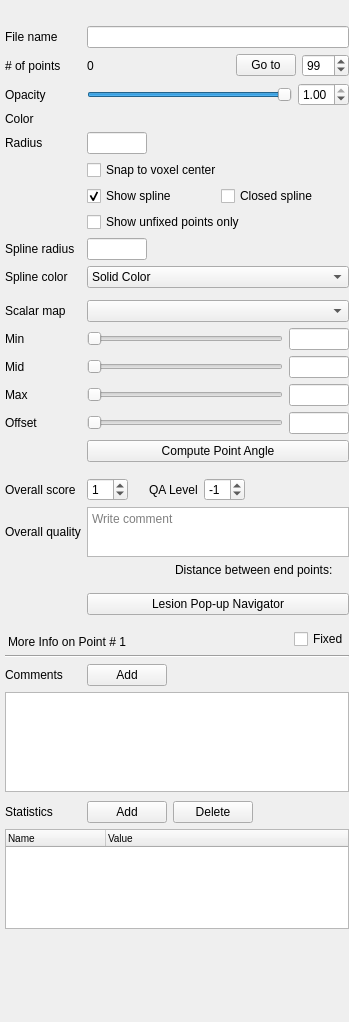
<?xml version="1.0" encoding="UTF-8"?>
<ui version="4.0">
 <class>PanelPointSet</class>
 <widget class="QScrollArea" name="PanelPointSet">
  <property name="geometry">
   <rect>
    <x>0</x>
    <y>0</y>
    <width>349</width>
    <height>1022</height>
   </rect>
  </property>
  <property name="windowTitle">
   <string>ScrollArea</string>
  </property>
  <property name="frameShape">
   <enum>QFrame::NoFrame</enum>
  </property>
  <property name="widgetResizable">
   <bool>true</bool>
  </property>
  <widget class="QWidget" name="scrollAreaWidgetContents">
   <property name="geometry">
    <rect>
     <x>0</x>
     <y>0</y>
     <width>349</width>
     <height>1022</height>
    </rect>
   </property>
   <layout class="QVBoxLayout" name="verticalLayout">
    <property name="leftMargin">
     <number>5</number>
    </property>
    <property name="topMargin">
     <number>0</number>
    </property>
    <property name="rightMargin">
     <number>0</number>
    </property>
    <property name="bottomMargin">
     <number>0</number>
    </property>
    <item>
     <layout class="QVBoxLayout" name="verticalLayoutToolbar">
      <property name="spacing">
       <number>0</number>
      </property>
      <property name="topMargin">
       <number>0</number>
      </property>
      <property name="rightMargin">
       <number>0</number>
      </property>
      <item>
       <widget class="QToolBar" name="toolbar">
        <property name="iconSize">
         <size>
          <width>24</width>
          <height>24</height>
         </size>
        </property>
        <property name="floatable">
         <bool>false</bool>
        </property>
       </widget>
      </item>
     </layout>
    </item>
    <item>
     <layout class="QGridLayout" name="gridLayout" columnstretch="0,0">
      <property name="topMargin">
       <number>3</number>
      </property>
      <property name="verticalSpacing">
       <number>6</number>
      </property>
      <item row="3" column="1">
       <layout class="QHBoxLayout" name="horizontalLayout_3">
        <item>
         <widget class="QtColorPicker" name="colorpickerPointColor" native="true"/>
        </item>
        <item>
         <spacer name="horizontalSpacer_3">
          <property name="orientation">
           <enum>Qt::Horizontal</enum>
          </property>
          <property name="sizeHint" stdset="0">
           <size>
            <width>0</width>
            <height>0</height>
           </size>
          </property>
         </spacer>
        </item>
       </layout>
      </item>
      <item row="13" column="1">
       <layout class="QHBoxLayout" name="horizontalLayout_7">
        <item>
         <widget class="QSlider" name="sliderMid">
          <property name="maximum">
           <number>100</number>
          </property>
          <property name="orientation">
           <enum>Qt::Horizontal</enum>
          </property>
         </widget>
        </item>
        <item>
         <widget class="QLineEdit" name="lineEditMid">
          <property name="sizePolicy">
           <sizepolicy hsizetype="Fixed" vsizetype="Fixed">
            <horstretch>0</horstretch>
            <verstretch>0</verstretch>
           </sizepolicy>
          </property>
          <property name="maximumSize">
           <size>
            <width>60</width>
            <height>16777215</height>
           </size>
          </property>
         </widget>
        </item>
       </layout>
      </item>
      <item row="15" column="0">
       <widget class="QLabel" name="labelOffset">
        <property name="text">
         <string>Offset</string>
        </property>
       </widget>
      </item>
      <item row="14" column="1">
       <layout class="QHBoxLayout" name="horizontalLayout_11">
        <item>
         <widget class="QSlider" name="sliderMax">
          <property name="maximum">
           <number>100</number>
          </property>
          <property name="orientation">
           <enum>Qt::Horizontal</enum>
          </property>
         </widget>
        </item>
        <item>
         <widget class="QLineEdit" name="lineEditMax">
          <property name="sizePolicy">
           <sizepolicy hsizetype="Fixed" vsizetype="Fixed">
            <horstretch>0</horstretch>
            <verstretch>0</verstretch>
           </sizepolicy>
          </property>
          <property name="maximumSize">
           <size>
            <width>60</width>
            <height>16777215</height>
           </size>
          </property>
         </widget>
        </item>
       </layout>
      </item>
      <item row="1" column="0">
       <widget class="QLabel" name="labelNumberOfPoints">
        <property name="text">
         <string># of points</string>
        </property>
       </widget>
      </item>
      <item row="10" column="1">
       <layout class="QHBoxLayout" name="horizontalLayout_4">
        <item>
         <widget class="QtColorPicker" name="colorpickerSplineColor" native="true"/>
        </item>
        <item>
         <spacer name="horizontalSpacer_4">
          <property name="orientation">
           <enum>Qt::Horizontal</enum>
          </property>
          <property name="sizeHint" stdset="0">
           <size>
            <width>1</width>
            <height>0</height>
           </size>
          </property>
         </spacer>
        </item>
       </layout>
      </item>
      <item row="2" column="1">
       <layout class="QHBoxLayout" name="horizontalLayout_2">
        <item>
         <widget class="QSlider" name="sliderOpacity">
          <property name="maximum">
           <number>100</number>
          </property>
          <property name="value">
           <number>100</number>
          </property>
          <property name="orientation">
           <enum>Qt::Horizontal</enum>
          </property>
         </widget>
        </item>
        <item>
         <widget class="QDoubleSpinBox" name="doubleSpinBoxOpacity">
          <property name="maximum">
           <double>1.000000000000000</double>
          </property>
          <property name="singleStep">
           <double>0.100000000000000</double>
          </property>
          <property name="value">
           <double>1.000000000000000</double>
          </property>
         </widget>
        </item>
       </layout>
      </item>
      <item row="29" column="1">
       <layout class="QHBoxLayout" name="horizontalLayout_10">
        <item>
         <widget class="QPushButton" name="pushButtonStatAdd">
          <property name="text">
           <string>Add</string>
          </property>
         </widget>
        </item>
        <item>
         <widget class="QPushButton" name="pushButtonStatDelete">
          <property name="text">
           <string>Delete</string>
          </property>
         </widget>
        </item>
        <item>
         <spacer name="horizontalSpacer_7">
          <property name="orientation">
           <enum>Qt::Horizontal</enum>
          </property>
          <property name="sizeHint" stdset="0">
           <size>
            <width>40</width>
            <height>20</height>
           </size>
          </property>
         </spacer>
        </item>
       </layout>
      </item>
      <item row="11" column="0">
       <widget class="QLabel" name="labelScalarMap">
        <property name="text">
         <string>Scalar map</string>
        </property>
       </widget>
      </item>
      <item row="27" column="0" colspan="2">
       <widget class="QScrollArea" name="scrollAreaComments">
        <property name="minimumSize">
         <size>
          <width>0</width>
          <height>100</height>
         </size>
        </property>
        <property name="widgetResizable">
         <bool>true</bool>
        </property>
        <widget class="QWidget" name="commentsContentWidget">
         <property name="geometry">
          <rect>
           <x>0</x>
           <y>0</y>
           <width>332</width>
           <height>98</height>
          </rect>
         </property>
         <property name="styleSheet">
          <string notr="true">#commentsContentWidget {background:white;}</string>
         </property>
         <layout class="QVBoxLayout" name="layoutComments">
          <property name="spacing">
           <number>0</number>
          </property>
          <property name="leftMargin">
           <number>0</number>
          </property>
          <property name="topMargin">
           <number>2</number>
          </property>
          <property name="rightMargin">
           <number>0</number>
          </property>
          <property name="bottomMargin">
           <number>3</number>
          </property>
         </layout>
        </widget>
       </widget>
      </item>
      <item row="0" column="1">
       <widget class="QLineEdit" name="lineEditFileName"/>
      </item>
      <item row="29" column="0">
       <widget class="QLabel" name="label_5">
        <property name="text">
         <string>Statistics</string>
        </property>
        <property name="alignment">
         <set>Qt::AlignLeading|Qt::AlignLeft|Qt::AlignVCenter</set>
        </property>
       </widget>
      </item>
      <item row="19" column="1">
       <layout class="QHBoxLayout" name="horizontalLayout_18">
        <item>
         <widget class="QSpinBox" name="spinBoxOverallScore">
          <property name="wrapping">
           <bool>true</bool>
          </property>
          <property name="minimum">
           <number>1</number>
          </property>
          <property name="maximum">
           <number>10</number>
          </property>
          <property name="value">
           <number>1</number>
          </property>
         </widget>
        </item>
        <item>
         <spacer name="horizontalSpacer_10">
          <property name="orientation">
           <enum>Qt::Horizontal</enum>
          </property>
          <property name="sizeType">
           <enum>QSizePolicy::Fixed</enum>
          </property>
          <property name="sizeHint" stdset="0">
           <size>
            <width>15</width>
            <height>2</height>
           </size>
          </property>
         </spacer>
        </item>
        <item>
         <widget class="QLabel" name="label_3">
          <property name="text">
           <string>QA Level</string>
          </property>
         </widget>
        </item>
        <item>
         <widget class="QSpinBox" name="spinBoxSecondQA">
          <property name="wrapping">
           <bool>true</bool>
          </property>
          <property name="minimum">
           <number>-1</number>
          </property>
          <property name="maximum">
           <number>10</number>
          </property>
          <property name="value">
           <number>-1</number>
          </property>
         </widget>
        </item>
        <item>
         <spacer name="horizontalSpacer_9">
          <property name="orientation">
           <enum>Qt::Horizontal</enum>
          </property>
          <property name="sizeHint" stdset="0">
           <size>
            <width>0</width>
            <height>0</height>
           </size>
          </property>
         </spacer>
        </item>
       </layout>
      </item>
      <item row="15" column="1">
       <layout class="QHBoxLayout" name="horizontalLayout_14">
        <item>
         <widget class="QSlider" name="sliderOffset">
          <property name="maximum">
           <number>100</number>
          </property>
          <property name="orientation">
           <enum>Qt::Horizontal</enum>
          </property>
         </widget>
        </item>
        <item>
         <widget class="QLineEdit" name="lineEditOffset">
          <property name="sizePolicy">
           <sizepolicy hsizetype="Fixed" vsizetype="Fixed">
            <horstretch>0</horstretch>
            <verstretch>0</verstretch>
           </sizepolicy>
          </property>
          <property name="maximumSize">
           <size>
            <width>60</width>
            <height>16777215</height>
           </size>
          </property>
         </widget>
        </item>
       </layout>
      </item>
      <item row="7" column="1">
       <widget class="QCheckBox" name="checkBoxShowUnfixedOnly">
        <property name="text">
         <string>Show unfixed points only</string>
        </property>
        <property name="checked">
         <bool>false</bool>
        </property>
       </widget>
      </item>
      <item row="26" column="1">
       <layout class="QHBoxLayout" name="horizontalLayout_8">
        <item>
         <widget class="QPushButton" name="pushButtonCommentAdd">
          <property name="text">
           <string>Add</string>
          </property>
         </widget>
        </item>
        <item>
         <spacer name="horizontalSpacer_6">
          <property name="orientation">
           <enum>Qt::Horizontal</enum>
          </property>
          <property name="sizeHint" stdset="0">
           <size>
            <width>40</width>
            <height>20</height>
           </size>
          </property>
         </spacer>
        </item>
       </layout>
      </item>
      <item row="9" column="0">
       <widget class="QLabel" name="labelSplineColor">
        <property name="text">
         <string>Spline color</string>
        </property>
       </widget>
      </item>
      <item row="26" column="0">
       <widget class="QLabel" name="label_2">
        <property name="text">
         <string>Comments</string>
        </property>
        <property name="alignment">
         <set>Qt::AlignLeading|Qt::AlignLeft|Qt::AlignVCenter</set>
        </property>
       </widget>
      </item>
      <item row="12" column="1">
       <layout class="QHBoxLayout" name="horizontalLayout_9">
        <item>
         <widget class="QSlider" name="sliderMin">
          <property name="maximum">
           <number>100</number>
          </property>
          <property name="orientation">
           <enum>Qt::Horizontal</enum>
          </property>
         </widget>
        </item>
        <item>
         <widget class="QLineEdit" name="lineEditMin">
          <property name="sizePolicy">
           <sizepolicy hsizetype="Fixed" vsizetype="Fixed">
            <horstretch>0</horstretch>
            <verstretch>0</verstretch>
           </sizepolicy>
          </property>
          <property name="maximumSize">
           <size>
            <width>60</width>
            <height>16777215</height>
           </size>
          </property>
         </widget>
        </item>
       </layout>
      </item>
      <item row="6" column="1">
       <layout class="QHBoxLayout" name="horizontalLayout_6">
        <property name="topMargin">
         <number>0</number>
        </property>
        <item>
         <widget class="QCheckBox" name="checkBoxShowSpline">
          <property name="text">
           <string>Show spline</string>
          </property>
          <property name="checked">
           <bool>true</bool>
          </property>
         </widget>
        </item>
        <item>
         <widget class="QCheckBox" name="checkBoxClosedSpline">
          <property name="text">
           <string>Closed spline</string>
          </property>
          <property name="checkable">
           <bool>true</bool>
          </property>
          <property name="checked">
           <bool>false</bool>
          </property>
         </widget>
        </item>
       </layout>
      </item>
      <item row="0" column="0">
       <widget class="QLabel" name="labelFileName">
        <property name="text">
         <string>File name</string>
        </property>
       </widget>
      </item>
      <item row="28" column="0">
       <spacer name="verticalSpacer_3">
        <property name="orientation">
         <enum>Qt::Vertical</enum>
        </property>
        <property name="sizeType">
         <enum>QSizePolicy::Fixed</enum>
        </property>
        <property name="sizeHint" stdset="0">
         <size>
          <width>2</width>
          <height>3</height>
         </size>
        </property>
       </spacer>
      </item>
      <item row="14" column="0">
       <widget class="QLabel" name="labelMax">
        <property name="text">
         <string>Max</string>
        </property>
       </widget>
      </item>
      <item row="22" column="1">
       <widget class="QPushButton" name="pushButtonLesionPopup">
        <property name="text">
         <string>Lesion Pop-up Navigator</string>
        </property>
       </widget>
      </item>
      <item row="20" column="1">
       <widget class="QPlainTextEdit" name="textEditOverallQuality">
        <property name="maximumSize">
         <size>
          <width>16777215</width>
          <height>50</height>
         </size>
        </property>
        <property name="placeholderText">
         <string>Write comment</string>
        </property>
       </widget>
      </item>
      <item row="2" column="0">
       <widget class="QLabel" name="labelOpacity">
        <property name="text">
         <string>Opacity</string>
        </property>
       </widget>
      </item>
      <item row="4" column="0">
       <widget class="QLabel" name="labelRadius">
        <property name="text">
         <string>Radius</string>
        </property>
       </widget>
      </item>
      <item row="31" column="0">
       <spacer name="verticalSpacer_2">
        <property name="orientation">
         <enum>Qt::Vertical</enum>
        </property>
        <property name="sizeType">
         <enum>QSizePolicy::Fixed</enum>
        </property>
        <property name="sizeHint" stdset="0">
         <size>
          <width>20</width>
          <height>7</height>
         </size>
        </property>
       </spacer>
      </item>
      <item row="21" column="0" colspan="2">
       <layout class="QHBoxLayout" name="horizontalLayout_13">
        <property name="rightMargin">
         <number>3</number>
        </property>
        <property name="bottomMargin">
         <number>10</number>
        </property>
        <item>
         <spacer name="horizontalSpacer_8">
          <property name="orientation">
           <enum>Qt::Horizontal</enum>
          </property>
          <property name="sizeHint" stdset="0">
           <size>
            <width>0</width>
            <height>0</height>
           </size>
          </property>
         </spacer>
        </item>
        <item>
         <widget class="QLabel" name="label">
          <property name="text">
           <string>Distance between end points:</string>
          </property>
         </widget>
        </item>
        <item>
         <widget class="QLabel" name="labelEndPointDistance">
          <property name="text">
           <string/>
          </property>
          <property name="textInteractionFlags">
           <set>Qt::LinksAccessibleByMouse|Qt::TextSelectableByMouse</set>
          </property>
         </widget>
        </item>
       </layout>
      </item>
      <item row="23" column="0" colspan="2">
       <layout class="QHBoxLayout" name="horizontalLayout_12">
        <property name="topMargin">
         <number>8</number>
        </property>
        <item>
         <widget class="QLabel" name="labelMoreInfo">
          <property name="styleSheet">
           <string notr="true">padding-top: 5px;</string>
          </property>
          <property name="text">
           <string>More Info on Point # 1</string>
          </property>
          <property name="alignment">
           <set>Qt::AlignLeading|Qt::AlignLeft|Qt::AlignVCenter</set>
          </property>
         </widget>
        </item>
        <item>
         <spacer name="horizontalSpacer_11">
          <property name="orientation">
           <enum>Qt::Horizontal</enum>
          </property>
          <property name="sizeHint" stdset="0">
           <size>
            <width>40</width>
            <height>20</height>
           </size>
          </property>
         </spacer>
        </item>
        <item>
         <widget class="QCheckBox" name="checkBoxFixed">
          <property name="text">
           <string>Fixed</string>
          </property>
         </widget>
        </item>
       </layout>
      </item>
      <item row="19" column="0">
       <widget class="QLabel" name="labelSplineRadius_2">
        <property name="text">
         <string>Overall score</string>
        </property>
       </widget>
      </item>
      <item row="18" column="1">
       <spacer name="verticalSpacer_4">
        <property name="orientation">
         <enum>Qt::Vertical</enum>
        </property>
        <property name="sizeType">
         <enum>QSizePolicy::Fixed</enum>
        </property>
        <property name="sizeHint" stdset="0">
         <size>
          <width>20</width>
          <height>10</height>
         </size>
        </property>
       </spacer>
      </item>
      <item row="13" column="0">
       <widget class="QLabel" name="labelMid">
        <property name="text">
         <string>Mid</string>
        </property>
       </widget>
      </item>
      <item row="25" column="0" colspan="2">
       <widget class="QFrame" name="frame">
        <property name="styleSheet">
         <string notr="true"/>
        </property>
        <property name="frameShape">
         <enum>QFrame::HLine</enum>
        </property>
        <property name="frameShadow">
         <enum>QFrame::Sunken</enum>
        </property>
       </widget>
      </item>
      <item row="1" column="1">
       <layout class="QHBoxLayout" name="horizontalLayout_5">
        <item>
         <widget class="QLabel" name="labelNumberTotal">
          <property name="text">
           <string>0</string>
          </property>
         </widget>
        </item>
        <item>
         <spacer name="horizontalSpacer_5">
          <property name="orientation">
           <enum>Qt::Horizontal</enum>
          </property>
          <property name="sizeHint" stdset="0">
           <size>
            <width>40</width>
            <height>20</height>
           </size>
          </property>
         </spacer>
        </item>
        <item>
         <widget class="QPushButton" name="pushButtonGoToPoint">
          <property name="maximumSize">
           <size>
            <width>60</width>
            <height>16777215</height>
           </size>
          </property>
          <property name="text">
           <string>Go to</string>
          </property>
         </widget>
        </item>
        <item>
         <widget class="QSpinBox" name="spinBoxGoToPoint">
          <property name="wrapping">
           <bool>true</bool>
          </property>
          <property name="minimum">
           <number>1</number>
          </property>
          <property name="maximum">
           <number>999</number>
          </property>
         </widget>
        </item>
       </layout>
      </item>
      <item row="5" column="1">
       <widget class="QCheckBox" name="checkBoxSnapToCenter">
        <property name="text">
         <string>Snap to voxel center</string>
        </property>
       </widget>
      </item>
      <item row="3" column="0">
       <widget class="QLabel" name="labelColor_2">
        <property name="text">
         <string>Color</string>
        </property>
       </widget>
      </item>
      <item row="30" column="0" colspan="2">
       <widget class="QTreeWidget" name="treeWidgetStats">
        <property name="maximumSize">
         <size>
          <width>16777215</width>
          <height>100</height>
         </size>
        </property>
        <property name="styleSheet">
         <string notr="true">QHeaderView {font-size:10px;}</string>
        </property>
        <property name="rootIsDecorated">
         <bool>false</bool>
        </property>
        <property name="itemsExpandable">
         <bool>false</bool>
        </property>
        <property name="expandsOnDoubleClick">
         <bool>false</bool>
        </property>
        <column>
         <property name="text">
          <string>Name</string>
         </property>
        </column>
        <column>
         <property name="text">
          <string>Value</string>
         </property>
        </column>
       </widget>
      </item>
      <item row="9" column="1">
       <widget class="QComboBox" name="comboBoxSplineColor">
        <item>
         <property name="text">
          <string>Solid Color</string>
         </property>
        </item>
        <item>
         <property name="text">
          <string>Heatscale</string>
         </property>
        </item>
       </widget>
      </item>
      <item row="4" column="1">
       <layout class="QHBoxLayout" name="horizontalLayout">
        <item>
         <widget class="QLineEdit" name="lineEditRadius">
          <property name="maximumSize">
           <size>
            <width>60</width>
            <height>16777215</height>
           </size>
          </property>
         </widget>
        </item>
        <item>
         <spacer name="horizontalSpacer_2">
          <property name="orientation">
           <enum>Qt::Horizontal</enum>
          </property>
          <property name="sizeHint" stdset="0">
           <size>
            <width>40</width>
            <height>20</height>
           </size>
          </property>
         </spacer>
        </item>
       </layout>
      </item>
      <item row="12" column="0">
       <widget class="QLabel" name="labelMin">
        <property name="text">
         <string>Min</string>
        </property>
       </widget>
      </item>
      <item row="20" column="0">
       <widget class="QLabel" name="labelSplineRadius_3">
        <property name="text">
         <string>Overall quality</string>
        </property>
        <property name="alignment">
         <set>Qt::AlignLeading|Qt::AlignLeft|Qt::AlignVCenter</set>
        </property>
       </widget>
      </item>
      <item row="11" column="1">
       <widget class="QComboBox" name="comboBoxScalarMap"/>
      </item>
      <item row="17" column="1">
       <widget class="QPushButton" name="pushButtonPointAngle">
        <property name="text">
         <string>Compute Point Angle</string>
        </property>
       </widget>
      </item>
      <item row="8" column="0">
       <widget class="QLabel" name="labelSplineRadius">
        <property name="text">
         <string>Spline radius</string>
        </property>
       </widget>
      </item>
      <item row="8" column="1">
       <layout class="QHBoxLayout" name="horizontalLayout_17">
        <item>
         <widget class="QLineEdit" name="lineEditSplineRadius">
          <property name="maximumSize">
           <size>
            <width>60</width>
            <height>16777215</height>
           </size>
          </property>
         </widget>
        </item>
        <item>
         <spacer name="horizontalSpacer">
          <property name="orientation">
           <enum>Qt::Horizontal</enum>
          </property>
          <property name="sizeHint" stdset="0">
           <size>
            <width>0</width>
            <height>0</height>
           </size>
          </property>
         </spacer>
        </item>
       </layout>
      </item>
     </layout>
    </item>
    <item>
     <spacer name="verticalSpacer">
      <property name="orientation">
       <enum>Qt::Vertical</enum>
      </property>
      <property name="sizeHint" stdset="0">
       <size>
        <width>0</width>
        <height>0</height>
       </size>
      </property>
     </spacer>
    </item>
   </layout>
  </widget>
 </widget>
 <customwidgets>
  <customwidget>
   <class>QtColorPicker</class>
   <extends>QWidget</extends>
   <header>qtcolorpicker.h</header>
   <container>1</container>
   <slots>
    <signal>colorChanged(QColor)</signal>
    <signal>currentColorChanged(QColor)</signal>
   </slots>
  </customwidget>
 </customwidgets>
 <tabstops>
  <tabstop>lineEditFileName</tabstop>
  <tabstop>pushButtonGoToPoint</tabstop>
  <tabstop>spinBoxGoToPoint</tabstop>
  <tabstop>sliderOpacity</tabstop>
  <tabstop>doubleSpinBoxOpacity</tabstop>
  <tabstop>lineEditRadius</tabstop>
  <tabstop>checkBoxSnapToCenter</tabstop>
  <tabstop>comboBoxSplineColor</tabstop>
  <tabstop>comboBoxScalarMap</tabstop>
  <tabstop>sliderMin</tabstop>
  <tabstop>lineEditMin</tabstop>
  <tabstop>sliderMid</tabstop>
  <tabstop>lineEditMid</tabstop>
  <tabstop>sliderMax</tabstop>
  <tabstop>lineEditMax</tabstop>
  <tabstop>sliderOffset</tabstop>
  <tabstop>lineEditOffset</tabstop>
  <tabstop>lineEditSplineRadius</tabstop>
  <tabstop>pushButtonStatAdd</tabstop>
  <tabstop>pushButtonStatDelete</tabstop>
  <tabstop>treeWidgetStats</tabstop>
  <tabstop>pushButtonCommentAdd</tabstop>
 </tabstops>
 <resources/>
 <connections>
  <connection>
   <sender>sliderOpacity</sender>
   <signal>valueChanged(int)</signal>
   <receiver>PanelPointSet</receiver>
   <slot>OnSliderOpacity(int)</slot>
   <hints>
    <hint type="sourcelabel">
     <x>246</x>
     <y>106</y>
    </hint>
    <hint type="destinationlabel">
     <x>-22</x>
     <y>217</y>
    </hint>
   </hints>
  </connection>
  <connection>
   <sender>lineEditRadius</sender>
   <signal>textEdited(QString)</signal>
   <receiver>PanelPointSet</receiver>
   <slot>OnLineEditRadius(QString)</slot>
   <hints>
    <hint type="sourcelabel">
     <x>145</x>
     <y>163</y>
    </hint>
    <hint type="destinationlabel">
     <x>58</x>
     <y>282</y>
    </hint>
   </hints>
  </connection>
  <connection>
   <sender>sliderMin</sender>
   <signal>valueChanged(int)</signal>
   <receiver>PanelPointSet</receiver>
   <slot>OnSliderMin(int)</slot>
   <hints>
    <hint type="sourcelabel">
     <x>270</x>
     <y>339</y>
    </hint>
    <hint type="destinationlabel">
     <x>46</x>
     <y>644</y>
    </hint>
   </hints>
  </connection>
  <connection>
   <sender>sliderMid</sender>
   <signal>valueChanged(int)</signal>
   <receiver>PanelPointSet</receiver>
   <slot>OnSliderMid(int)</slot>
   <hints>
    <hint type="sourcelabel">
     <x>270</x>
     <y>372</y>
    </hint>
    <hint type="destinationlabel">
     <x>86</x>
     <y>605</y>
    </hint>
   </hints>
  </connection>
  <connection>
   <sender>sliderMax</sender>
   <signal>valueChanged(int)</signal>
   <receiver>PanelPointSet</receiver>
   <slot>OnSliderMax(int)</slot>
   <hints>
    <hint type="sourcelabel">
     <x>270</x>
     <y>405</y>
    </hint>
    <hint type="destinationlabel">
     <x>87</x>
     <y>668</y>
    </hint>
   </hints>
  </connection>
  <connection>
   <sender>sliderOffset</sender>
   <signal>valueChanged(int)</signal>
   <receiver>PanelPointSet</receiver>
   <slot>OnSliderOffset(int)</slot>
   <hints>
    <hint type="sourcelabel">
     <x>270</x>
     <y>438</y>
    </hint>
    <hint type="destinationlabel">
     <x>88</x>
     <y>715</y>
    </hint>
   </hints>
  </connection>
  <connection>
   <sender>lineEditSplineRadius</sender>
   <signal>textEdited(QString)</signal>
   <receiver>PanelPointSet</receiver>
   <slot>OnLineEditSplineRadius(QString)</slot>
   <hints>
    <hint type="sourcelabel">
     <x>166</x>
     <y>467</y>
    </hint>
    <hint type="destinationlabel">
     <x>113</x>
     <y>754</y>
    </hint>
   </hints>
  </connection>
  <connection>
   <sender>lineEditMin</sender>
   <signal>textEdited(QString)</signal>
   <receiver>PanelPointSet</receiver>
   <slot>OnLineEditMin(QString)</slot>
   <hints>
    <hint type="sourcelabel">
     <x>338</x>
     <y>337</y>
    </hint>
    <hint type="destinationlabel">
     <x>258</x>
     <y>624</y>
    </hint>
   </hints>
  </connection>
  <connection>
   <sender>lineEditMid</sender>
   <signal>textEdited(QString)</signal>
   <receiver>PanelPointSet</receiver>
   <slot>OnLineEditMid(QString)</slot>
   <hints>
    <hint type="sourcelabel">
     <x>338</x>
     <y>370</y>
    </hint>
    <hint type="destinationlabel">
     <x>267</x>
     <y>699</y>
    </hint>
   </hints>
  </connection>
  <connection>
   <sender>lineEditMax</sender>
   <signal>textEdited(QString)</signal>
   <receiver>PanelPointSet</receiver>
   <slot>OnLineEditMax(QString)</slot>
   <hints>
    <hint type="sourcelabel">
     <x>338</x>
     <y>403</y>
    </hint>
    <hint type="destinationlabel">
     <x>215</x>
     <y>738</y>
    </hint>
   </hints>
  </connection>
  <connection>
   <sender>lineEditOffset</sender>
   <signal>textEdited(QString)</signal>
   <receiver>PanelPointSet</receiver>
   <slot>OnLineEditOffset(QString)</slot>
   <hints>
    <hint type="sourcelabel">
     <x>338</x>
     <y>436</y>
    </hint>
    <hint type="destinationlabel">
     <x>234</x>
     <y>766</y>
    </hint>
   </hints>
  </connection>
  <connection>
   <sender>comboBoxScalarMap</sender>
   <signal>currentIndexChanged(int)</signal>
   <receiver>PanelPointSet</receiver>
   <slot>OnComboScalarMap(int)</slot>
   <hints>
    <hint type="sourcelabel">
     <x>312</x>
     <y>284</y>
    </hint>
    <hint type="destinationlabel">
     <x>268</x>
     <y>254</y>
    </hint>
   </hints>
  </connection>
  <connection>
   <sender>spinBoxGoToPoint</sender>
   <signal>valueChanged(int)</signal>
   <receiver>PanelPointSet</receiver>
   <slot>OnSpinBoxGoToPoint(int)</slot>
   <hints>
    <hint type="sourcelabel">
     <x>338</x>
     <y>79</y>
    </hint>
    <hint type="destinationlabel">
     <x>378</x>
     <y>154</y>
    </hint>
   </hints>
  </connection>
  <connection>
   <sender>pushButtonGoToPoint</sender>
   <signal>clicked()</signal>
   <receiver>PanelPointSet</receiver>
   <slot>OnButtonGoToPoint()</slot>
   <hints>
    <hint type="sourcelabel">
     <x>224</x>
     <y>64</y>
    </hint>
    <hint type="destinationlabel">
     <x>402</x>
     <y>163</y>
    </hint>
   </hints>
  </connection>
  <connection>
   <sender>pushButtonCommentAdd</sender>
   <signal>clicked()</signal>
   <receiver>PanelPointSet</receiver>
   <slot>OnButtonCommentAdd()</slot>
   <hints>
    <hint type="sourcelabel">
     <x>161</x>
     <y>733</y>
    </hint>
    <hint type="destinationlabel">
     <x>437</x>
     <y>485</y>
    </hint>
   </hints>
  </connection>
  <connection>
   <sender>pushButtonStatAdd</sender>
   <signal>clicked()</signal>
   <receiver>PanelPointSet</receiver>
   <slot>OnButtonStatAdd()</slot>
   <hints>
    <hint type="sourcelabel">
     <x>161</x>
     <y>886</y>
    </hint>
    <hint type="destinationlabel">
     <x>596</x>
     <y>499</y>
    </hint>
   </hints>
  </connection>
  <connection>
   <sender>treeWidgetStats</sender>
   <signal>itemChanged(QTreeWidgetItem*,int)</signal>
   <receiver>PanelPointSet</receiver>
   <slot>OnStatItemChanged(QTreeWidgetItem*,int)</slot>
   <hints>
    <hint type="sourcelabel">
     <x>275</x>
     <y>992</y>
    </hint>
    <hint type="destinationlabel">
     <x>577</x>
     <y>584</y>
    </hint>
   </hints>
  </connection>
  <connection>
   <sender>pushButtonStatDelete</sender>
   <signal>clicked()</signal>
   <receiver>PanelPointSet</receiver>
   <slot>OnButtonStatDelete()</slot>
   <hints>
    <hint type="sourcelabel">
     <x>244</x>
     <y>886</y>
    </hint>
    <hint type="destinationlabel">
     <x>641</x>
     <y>465</y>
    </hint>
   </hints>
  </connection>
  <connection>
   <sender>treeWidgetStats</sender>
   <signal>currentItemChanged(QTreeWidgetItem*,QTreeWidgetItem*)</signal>
   <receiver>PanelPointSet</receiver>
   <slot>OnCurrentStatItemChanged(QTreeWidgetItem*,QTreeWidgetItem*)</slot>
   <hints>
    <hint type="sourcelabel">
     <x>264</x>
     <y>992</y>
    </hint>
    <hint type="destinationlabel">
     <x>611</x>
     <y>516</y>
    </hint>
   </hints>
  </connection>
  <connection>
   <sender>pushButtonPointAngle</sender>
   <signal>clicked()</signal>
   <receiver>PanelPointSet</receiver>
   <slot>OnButtonPointAngle()</slot>
   <hints>
    <hint type="sourcelabel">
     <x>317</x>
     <y>479</y>
    </hint>
    <hint type="destinationlabel">
     <x>767</x>
     <y>528</y>
    </hint>
   </hints>
  </connection>
 </connections>
 <slots>
  <slot>OnSliderOpacity(int)</slot>
  <slot>OnSliderMin(int)</slot>
  <slot>OnSliderMid(int)</slot>
  <slot>OnSliderMax(int)</slot>
  <slot>OnSliderOffset(int)</slot>
  <slot>OnLineEditMin(QString)</slot>
  <slot>OnLineEditMid(QString)</slot>
  <slot>OnLineEditMax(QString)</slot>
  <slot>OnLineEditOffset(QString)</slot>
  <slot>OnLineEditRadius(QString)</slot>
  <slot>OnLineEditSplineRadius(QString)</slot>
  <slot>OnComboScalarMap(int)</slot>
  <slot>OnSpinBoxGoToPoint(int)</slot>
  <slot>OnButtonGoToPoint()</slot>
  <slot>OnButtonCommentAdd()</slot>
  <slot>OnButtonStatAdd()</slot>
  <slot>OnStatItemChanged(QTreeWidgetItem*,int)</slot>
  <slot>OnButtonStatDelete()</slot>
  <slot>OnCurrentStatItemChanged(QTreeWidgetItem*,QTreeWidgetItem*)</slot>
  <slot>OnButtonPointAngle()</slot>
 </slots>
</ui>
